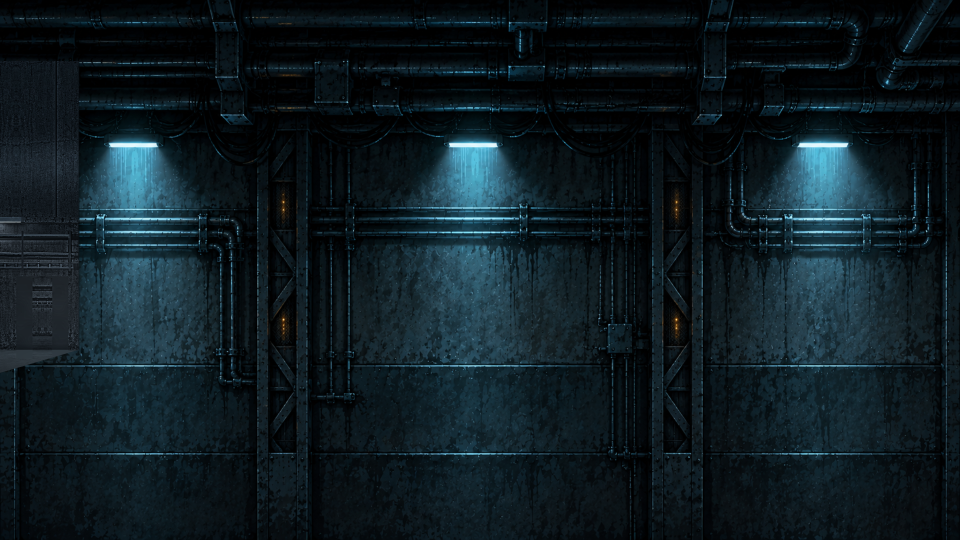
#> input picture apps/game/assets/rooms/junction-far.png, 1920 x 1080 px, found by its file name (shown at 1/2 size)
$ python codex_inputs.py
#> lines starting #> are read from the running program, lines starting #| are printed output that depends on the picture
### docs/research-2026-10/sources/doors-2026-10-14/junction/tools/preview.py
"""Design previews (scratch only): stacks the design layers over main's junction plates and props at
the play framing, with the engineer and WOLF at named gameplay x for scale. Not a game capture:
review-only composites (the game captures come from tools/render/render.sh).

usage: preview.py [design|layers] OUTDIR   (design: design/design-*.png ; layers: layers/final/*.png)
"""
from __future__ import annotations

import os
import sys

import numpy as np
from PIL import Image

sys.path.insert(0, os.path.dirname(__file__))
import jmodel as M  # noqa: E402

A = os.path.join(M.MAIN, "assets")
S = 4  # preview px per world px


def room(cam_x=480.0):
#> called with cam_x = 480
    W, H = 960 * S, 640 * S
    img = Image.new("RGBA", (W, H), (10, 14, 24, 255))
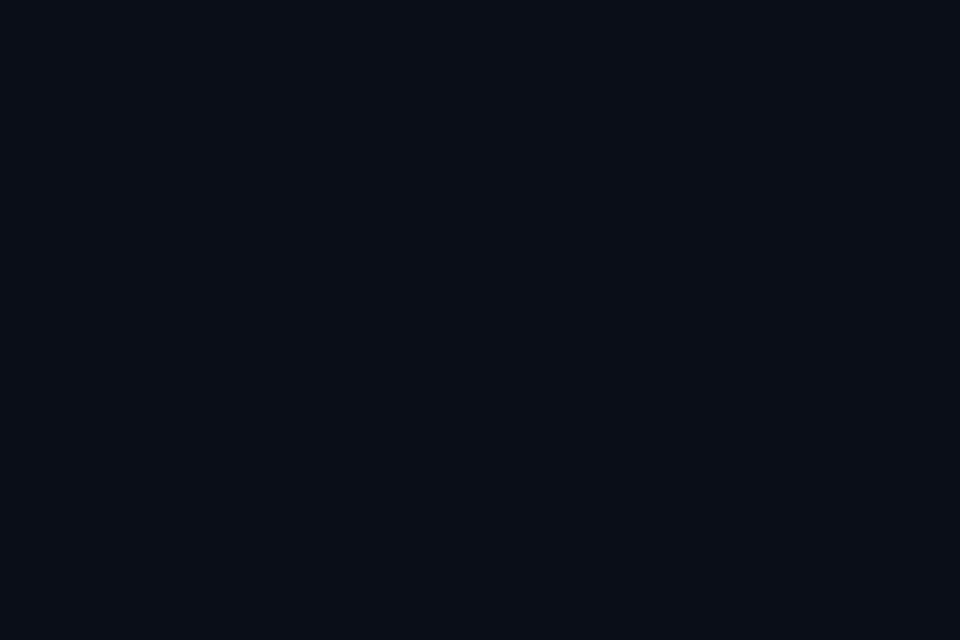
#> img: PIL image 3840x2560 RGBA (shown at 1/4 size); mean R, G, B, A 10, 14, 24, 255
    far = Image.open(os.path.join(A, "rooms/junction-far.png")).convert("RGBA").resize((960 * S, 540 * S), Image.Resampling.LANCZOS)
    shift = (cam_x - 480.0) * 0.1  # Parallax2D at 0.9 lags the camera
    img.alpha_composite(far, (int(round(shift * S)), 79 * S))
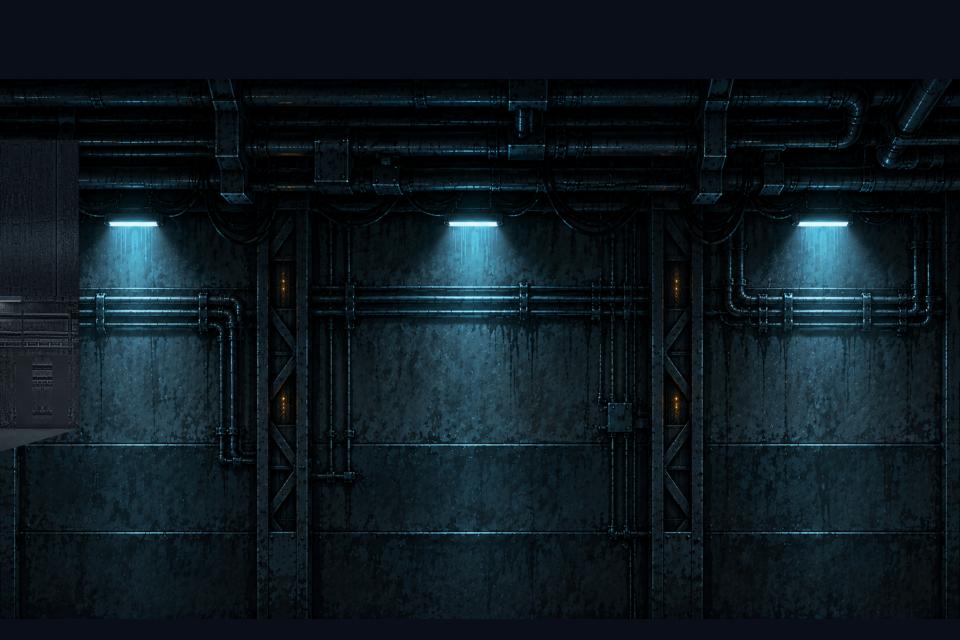
#> img: PIL image 3840x2560 RGBA (shown at 1/4 size); mean R, G, B, A 13.5, 25.3, 32, 255
    mid = Image.open(os.path.join(A, "rooms/junction-mid.png")).convert("RGBA").resize((960 * S, 540 * S), Image.Resampling.LANCZOS)
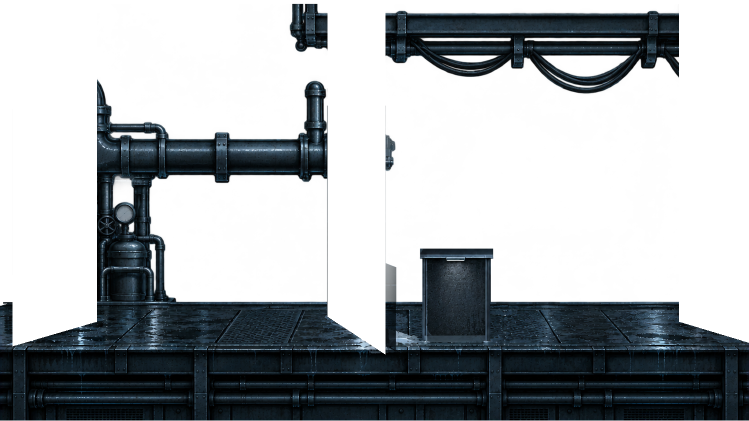
#> input picture apps/game/assets/rooms/junction-mid.png, 1498 x 842 px, found by its file name (shown at 1/2 size)
    img.alpha_composite(mid, (0, 52 * S))
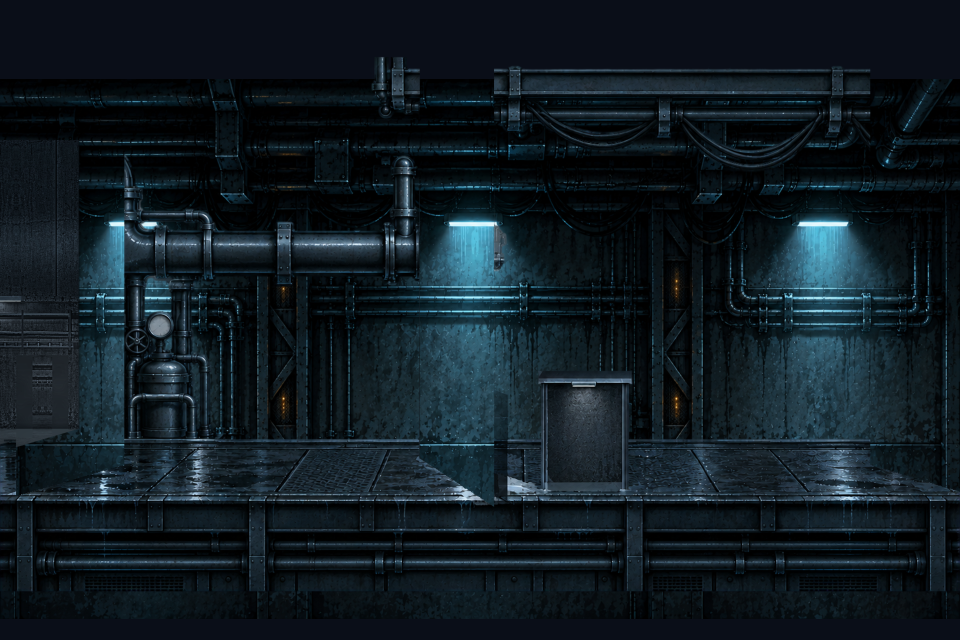
#> img: PIL image 3840x2560 RGBA (shown at 1/4 size); mean R, G, B, A 16.3, 27.4, 34.5, 255
    return img


# [15 lines left out: functions prop, actor, not called in this run]


def layer(img, path, x0=M.CV.x0, y0=M.CV.y0, ppw=M.CV.ppw):
    if not os.path.exists(path):
        return
    im = Image.open(path).convert("RGBA")
    k = S / ppw
    if k != 1:
        im = im.resize((int(round(im.width * k)), int(round(im.height * k))), Image.Resampling.LANCZOS)
    img.alpha_composite(im, (int(round(x0 * S)), int(round(y0 * S))))


# [56 lines left out: functions props_under, state, main, not called in this run]


# [2 lines that do not run on import are left out]

### docs/research-2026-10/sources/doors-2026-10-14/junction/tools/jmodel.py
"""Service Junction blast door: camera, 3D model frame, light and the flat renderer (scratch only).

Same method as the corridor door end (docs/research-2026-10/sources/corridor-door-end-2026-10-12,
tools/design/common.py and portal2.py), registered to THIS room's plates:

  Camera, measured from the junction mid plate's deck seams (source rows 796 and 880, seams at
  source x 777.5 -> 742.5, 1047.5 -> 1050, 1137.5 -> 1155): floor vanishing point at world
  (511, 162). The walkway depth D0 = 38 m is the corridor's (the same painter's camera; the
  junction's deck front edge then sits 6.2 m in front of the walk line, y 494). 1 m = 40 world px at
  the walk line; the floor is y 440.

  Model: metres, P = (x / 40 at walkway depth, height, d metres behind the walk line; d < 0 is
  nearer the camera). A cast-concrete cross-wall stands ACROSS the walkway, its approach face turned
  17 degrees toward the camera (the corridor's angle), so its horizontals run to VP2 = (46.3, 162).
  Its approach face crosses the walk line at x 472 (the valve, x 369.4..470.6, stands just in front of
  it; the collision face stays at M0State.JUNCTION_DOOR_LEFT_X = 452, inside the valve's footprint).
  a runs along the face toward the back wall, t across the wall into the lane (0 = approach face).
"""
from __future__ import annotations

import json
import math
import os

import numpy as np
from PIL import Image, ImageDraw

# --- CONFIG ---------------------------------------------------------------------------------------
# WORK is this track's folder (design/, layers/, codex/ ... live under it). Point
# WOLF_JUNCTION_DOOR_WORK at your own copy to run the tools again.
WORK = os.environ.get("WOLF_JUNCTION_DOOR_WORK", os.path.abspath(os.path.join(os.path.dirname(__file__), "..")))
MAIN = os.path.join(WORK, "..", "main-junction", "apps", "game")
# --------------------------------------------------------------------------------------------------

PXM = 40.0
FLOOR_Y = 440.0
VPX = 511.0
HORIZON = 162.0
D0 = 38.0
THETA = math.radians(17.0)
K = math.tan(THETA) * PXM  # world px of x per metre of depth along the face
VP2_X = VPX - K * D0

U = np.array([-math.sin(THETA), 0.0, math.cos(THETA)])  # along the face, toward the back wall
EY = np.array([0.0, 1.0, 0.0])
N = np.array([math.cos(THETA), 0.0, math.sin(THETA)])  # through the wall, into the lane
O = np.array([472.0 / PXM, 0.0, 0.0])  # where the approach face meets the walk line

# ---- dimensions (metres) --------------------------------------------------------------------------
T_WALL = 0.40  # cast reinforced-concrete partition
D_FAR = 0.55  # depth of the far (latch) jamb behind the walk line
W_OPEN = 2.30  # clear opening along the face
H_OPEN = 2.60  # clear opening height
FR = 0.18  # steel channel frame: its approach-face flange width
A_F = D_FAR / math.cos(THETA)  # far (latch) jamb
A_N = A_F - W_OPEN  # near (hinge) jamb, 1.66 m in front of the walk line
A_E = A_N - FR - 0.02  # the wall's end (the near column's end face)
D_BACK = 5.30  # the back wall (its corner with the cross-wall at screen x ~420, behind the valve)
A_BACK = D_BACK / math.cos(THETA)
H_TOP = 8.2  # well above the top of any framing (y < 136)
LEAF_T0, LEAF_T1 = 0.03, 0.33  # the leaf sits behind the approach-side stop: 0.30 m thick
STUB_H = 0.15
DECK_FRONT_D = -6.2  # the deck's front edge (y 494)
LAMP_H = 2.30  # status lamp globe centre, on the column's end face


def pt(a: float, h: float, t: float = 0.0) -> np.ndarray:
    return O + a * U + h * EY + t * N


def project(P) -> tuple[float, float]:
    s = D0 / (D0 + P[2])
    return (VPX + (P[0] * PXM - VPX) * s, HORIZON + (FLOOR_Y - HORIZON) * s - P[1] * PXM * s)


def scr(P) -> tuple[float, float]:
    return project(np.asarray(P, float))


def from_screen(X: float, Y: float, d: float) -> np.ndarray:
    s = D0 / (D0 + d)
    xw = VPX + (X - VPX) / s
    h = (HORIZON + (FLOOR_Y - HORIZON) * s - Y) / (PXM * s)
    return np.array([xw / PXM, h, d])


def poly(points3) -> list:
    return [scr(p) for p in points3]


def quad_face(a0, a1, h0, h1, t=0.0):
    return poly([pt(a0, h0, t), pt(a1, h0, t), pt(a1, h1, t), pt(a0, h1, t)])


def quad_side(a, t0, t1, h0, h1):
    return poly([pt(a, h0, t0), pt(a, h0, t1), pt(a, h1, t1), pt(a, h1, t0)])


def quad_top(a0, a1, t0, t1, h):
    return poly([pt(a0, h, t0), pt(a1, h, t0), pt(a1, h, t1), pt(a0, h, t1)])


# ---- canvas ---------------------------------------------------------------------------------------
class Canvas:
    def __init__(self, x0, y0, x1, y1, ppw):
        self.x0, self.y0, self.ppw = x0, y0, ppw
        self.w = int(round((x1 - x0) * ppw))
        self.h = int(round((y1 - y0) * ppw))

    def px(self, X, Y):
        return ((X - self.x0) * self.ppw, (Y - self.y0) * self.ppw)

    def grid(self, box=None):
        x0, y0, x1, y1 = box if box else (0, 0, self.w, self.h)
        ys, xs = np.mgrid[y0:y1, x0:x1].astype(np.float64)
        return self.x0 + (xs + 0.5) / self.ppw, self.y0 + (ys + 0.5) / self.ppw


# The design canvas: everything this piece draws, at 4 px per world px.
CV = Canvas(400.0, 136.0, 704.0, 584.0, 4.0)  # fix round 1: down to y 584 for the stub's cut through the deck fascia
SS = 4


# [59 lines left out: functions _bbox, mask_of, not called in this run]


# ---- planes and light -----------------------------------------------------------------------------
def rays(canvas=CV):
    X, Y = canvas.grid()
    A = np.array([VPX / PXM, (FLOOR_Y - HORIZON) / PXM, -D0])
    B = np.stack([(X - VPX) / PXM, (HORIZON - Y) / PXM, np.full_like(X, D0)], -1)
    return A, B


RAY_A, RAY_B = rays(CV)


class Plane:
    # [13 lines left out: functions __init__, points, not called in this run]


def face_plane(t=0.0):  # the approach face (and planes parallel to it), facing the approach side
    return Plane(pt(0, 0, t), U, EY, -N)


def side_plane(a):  # a surface at constant a facing the camera (-U): the column's end, the far reveal
    return Plane(pt(a, 0, 0), N, EY, -U)


def top_plane(h):
    return Plane(np.array([0, h, 0.0]), U, N, EY)


def front_plane(d):  # screen-parallel at depth d
    return Plane(np.array([0, 0, d]), np.array([1.0, 0, 0]), EY, np.array([0, 0, -1.0]))


# [11 lines left out: function general_plane, not called in this run]


class Lamp:
    def __init__(self, name, pos, color, intensity, reach, down=0.0, note=""):
        self.name, self.pos, self.color = name, np.asarray(pos, float), np.asarray(color, float)
        self.intensity, self.reach, self.down, self.note = intensity, reach, down, note

    def screen(self):
        return scr(self.pos)


# Far plate lamps (RoomDepth lamps as fractions of the far plate at x 0, y 79 + 540 high), at the
# back wall: they light the approach side (lamp 0, left), the lane behind the cross-wall (lamp 1,
# now hidden from the camera by the wall's upper face) and the lane's far end (lamp 2).
def _far_lamp(fx, fy, d=D_BACK):
    return from_screen(fx * 960.0, 79.0 + fy * 540.0, d)


A_MID = (A_F + A_N) / 2
F_DOOR = Lamp("door light: vapour-tight LED 1.2 m on a bracket over the door head", pt(A_MID, 3.22, -0.34), (0.86, 0.95, 1.0), 2.6, 1.25, 2.5,
              "lights the leaf, the frame, the threshold and the valve's top; falls off down the leaf")
F_L0 = Lamp("far-plate lamp 0 (approach side)", _far_lamp(0.139, 0.268), (0.62, 0.9, 1.0), 1.4, 4.5, 2.0)
F_L1 = Lamp("far-plate lamp 1 (lane side, behind the cross-wall)", _far_lamp(0.493, 0.268), (0.62, 0.9, 1.0), 3.5, 4.0, 2.0)
F_L2 = Lamp("far-plate lamp 2 (lane, far end)", _far_lamp(0.857, 0.268), (0.62, 0.9, 1.0), 3.0, 4.5, 2.0)
F_ALC = Lamp("alcove fitting: vapour-tight LED 0.6 m under the bay's header", from_screen(585.5, 318.0, 1.9), (0.86, 0.95, 1.0), 1.2, 0.9, 2.5)
F_BOUNCE = Lamp("wet deck bounce (fill)", np.array([12.5, 0.1, -3.0]), (0.55, 0.75, 0.85), 0.35, 4.0, 0.0)
LAMPS = (F_DOOR, F_L0, F_L1, F_L2, F_ALC, F_BOUNCE)

AMBIENT = np.array([0.06, 0.095, 0.12])
WRAP = 0.06


# [14 lines left out: function shade, not called in this run]


# ---- materials (linear albedo) ----------------------------------------------------------------------
CONCRETE = (0.205, 0.21, 0.225)  # 36231-like structural grey, matte cast
CONCRETE_CUT = (0.15, 0.152, 0.16)  # broken concrete (spall faces, rubble)
CONCRETE_DK = (0.10, 0.105, 0.115)
STEEL = (0.36, 0.37, 0.39)
STEEL_WORN = (0.55, 0.56, 0.58)
GUNSHIP = (0.18, 0.195, 0.235)  # 36118 doors, frames
HOUSING = (0.15, 0.155, 0.175)  # 36081 housings, conduit boxes
DARK = (0.05, 0.055, 0.06)
REBAR = (0.09, 0.075, 0.065)
SOOT = (0.03, 0.03, 0.032)
PIPE = (0.20, 0.21, 0.22)  # painted pipe (the charge line), matches the valve's dark steel


class Part:
    def __init__(self, layer, name, polys, albedo, plane=None, dims="", job="", lit=True, emit=None, mod=None, clip=None):
        self.layer, self.name, self.polys, self.albedo, self.plane = layer, name, polys, np.asarray(albedo, float), plane
        self.dims, self.job, self.lit, self.emit, self.mod, self.clip = dims, job, lit, emit, mod, clip


# [31 lines left out: function render, not called in this run]


def to_srgb_u8(lin):
    lin = np.clip(lin, 0, 1)
    return (np.where(lin <= 0.0031308, lin * 12.92, 1.055 * np.power(lin, 1 / 2.4) - 0.055) * 255 + 0.5).astype(np.uint8)


def save_rgba(lin, a, path):
    Image.fromarray(np.dstack([to_srgb_u8(lin), (np.clip(a, 0, 1) * 255 + 0.5).astype(np.uint8)]), "RGBA").save(path)


def save_mask(m, path):
    Image.fromarray((np.clip(m, 0, 1) * 255 + 0.5).astype(np.uint8), "L").save(path)


def write_json(path, data):
    with open(path, "w") as f:
        json.dump(data, f, indent=1)

### docs/research-2026-10/sources/doors-2026-10-14/junction/tools/codex_inputs.py
"""Builds the edit targets and paint maps for the Codex paint jobs (scratch only).

Target framing for every job: world x 400..664, y 122..518 (the design canvas plus room context),
1024 x 1536 px (3.8788 px per world px). The room plates and props are composited as context and
marked BLACK (leave unchanged); the construction layers are WHITE (paint these).

usage: codex_inputs.py sealed|blown
  sealed: wall + leaf + alcove + front, flat design renders, over the room
  blown:  the cleaned (painted) sealed layers where the blown state shares them, plus the flat
          hole, damage, lying, leafbreak and cracks layers to paint
"""
from __future__ import annotations

import os
import shutil
import sys

import numpy as np
from PIL import Image, ImageFilter

sys.path.insert(0, os.path.dirname(__file__))
import jmodel as M  # noqa: E402
import preview as P  # noqa: E402

TX0, TY0, TX1, TY1 = 400.0, 122.0, 664.0, 518.0
TW, TH = 1024, 1536
S = P.S  # 4 px per world px in the room composite


def to_target(img4: Image.Image) -> Image.Image:
    return img4.crop((int(TX0 * S), int(TY0 * S), int(TX1 * S), int(TY1 * S))).resize((TW, TH), Image.Resampling.LANCZOS)


# Soft designed gradients (soot, dust) are not painted by the image tool: the cleanup composites
# them from the design. They are left out of the paint maps.
SOFT_PARTS = {"damage": ["soot"], "lying": ["dust_film"]}


def layer_alpha_world(path: str) -> Image.Image:
    """A layer's alpha placed on the room-sized (S px per world px) canvas, without its soft parts."""
    im = Image.open(path).convert("RGBA")
    al = np.asarray(im.getchannel("A")).astype(np.float64)
    base = os.path.basename(path)
    layer = base[len("design-"):-4] if base.startswith("design-") else base[:-4]
    for part in SOFT_PARTS.get(layer, []):
        mp = os.path.join(M.WORK, "design", "masks", f"{layer}--{part}.png")
        if os.path.exists(mp):
            soft = np.asarray(Image.open(mp)).astype(np.float64)
            others = np.zeros_like(al)
            for f in os.listdir(os.path.join(M.WORK, "design", "masks")):
                if f.startswith(f"{layer}--") and f[len(layer) + 2:-4] not in SOFT_PARTS[layer] + ["ALPHA", "contact_shadow"]:
                    others = np.maximum(others, np.asarray(Image.open(os.path.join(M.WORK, "design", "masks", f))).astype(np.float64))
            al = np.where(others > 8, al, np.minimum(al, 0))
    a = Image.new("L", (960 * S, 640 * S), 0)
    a.paste(Image.fromarray(np.clip(al, 0, 255).astype(np.uint8)), (int(M.CV.x0 * S), int(M.CV.y0 * S)))
    return a


def build(job: str) -> None:
    D = os.path.join(M.WORK, "design")
    F = os.path.join(M.WORK, "layers", "sealed")
    out = os.path.join(M.WORK, "..", "codex", f"junction-paint-{job}", "refs")
    os.makedirs(out, exist_ok=True)
    img = P.room()
    white = Image.new("L", img.size, 0)
#> white: PIL image 3840x2560 L; every value is 0

    def put(path, paint=True):
        P.layer(img, path)
        if paint:
            a = layer_alpha_world(path)
            white.paste(255, (0, 0), a.point(lambda v: 255 if v > 8 else 0))

    def unpaint(path):
        a = layer_alpha_world(path)
        white.paste(0, (0, 0), a.point(lambda v: 255 if v > 8 else 0))

    if job == "sealed":
        put(os.path.join(D, "design-leaf.png"))
        put(os.path.join(D, "design-wall.png"))
        put(os.path.join(D, "design-alcove.png"))
        P.props_under(img)
        # the props sit in front of the wall: they stay as painted
        props = P.room()
        base = props.copy()
        P.props_under(props)
        diff = np.abs(np.asarray(props).astype(int) - np.asarray(base).astype(int)).sum(-1) > 0
        w = np.asarray(white).copy()
        w[diff] = 0
        white = Image.fromarray(w)
        put(os.path.join(D, "design-front.png"))
        names = [("1-edit-target-junction-door-shut.png", img), ("2-areas-to-paint.png", white)]
    elif job == "blown":
        put(os.path.join(D, "design-hole.png"))
        put(os.path.join(F, "wall.png"), paint=False)
        put(os.path.join(D, "design-damage.png"))
        put(os.path.join(F, "alcove.png"), paint=False)
        P.props_under(img)
        props = P.room()
        base = props.copy()
        P.props_under(props)
        diff = np.abs(np.asarray(props).astype(int) - np.asarray(base).astype(int)).sum(-1) > 0
        w = np.asarray(white).copy()
        w[diff] = 0
        white = Image.fromarray(w)
        put(os.path.join(F, "front.png"), paint=False)
        unpaint(os.path.join(F, "front.png"))
        put(os.path.join(D, "design-lying.png"))
        names = [("1-edit-target-junction-door-blown.png", img), ("2-areas-to-paint-blown.png", white)]
        # the breaking frame: the shut set with the breaking leaf and the cracks
        img2 = P.room()
        white2 = Image.new("L", img2.size, 0)
        P.layer(img2, os.path.join(D, "design-leafbreak.png"))
        a = layer_alpha_world(os.path.join(D, "design-leafbreak.png"))
        white2.paste(255, (0, 0), a.point(lambda v: 255 if v > 8 else 0))
        P.layer(img2, os.path.join(F, "wall.png"))
        unpaint_w = layer_alpha_world(os.path.join(F, "wall.png"))
        white2.paste(0, (0, 0), unpaint_w.point(lambda v: 255 if v > 8 else 0))
        P.layer(img2, os.path.join(D, "design-cracks.png"))
        a = layer_alpha_world(os.path.join(D, "design-cracks.png"))
        white2.paste(255, (0, 0), a.point(lambda v: 255 if v > 8 else 0))
        P.layer(img2, os.path.join(F, "alcove.png"))
        P.props_under(img2)
        P.layer(img2, os.path.join(F, "front.png"))
        white2.paste(0, (0, 0), layer_alpha_world(os.path.join(F, "front.png")).point(lambda v: 255 if v > 8 else 0))
        names += [("3-edit-target-junction-door-breaking.png", img2), ("4-areas-to-paint-breaking.png", white2)]
    else:
        raise SystemExit("job?")
    for name, im in names:
        t = to_target(im.convert("RGB") if im.mode != "L" else im)
        if im.mode == "L":  # close the hairline seams between layers (the cleanup re-imposes exact alpha)
            t = t.filter(ImageFilter.MaxFilter(5)).filter(ImageFilter.MinFilter(5))
        t.save(os.path.join(out, name))
    # material reference: the approved corridor door end, painted (concrete wall, frame, column)
    ref = os.path.join(M.WORK, "ref", "s1-door-end-rest-before-after-720.png")
    if os.path.exists(ref):
        r = Image.open(ref).convert("RGB")
        pass  # the material reference is made once by hand-free crop (see NOTES), not here
    print("refs in", out)


if __name__ == "__main__":
#> (the run stopped early here; a loop or call above may not have finished)
